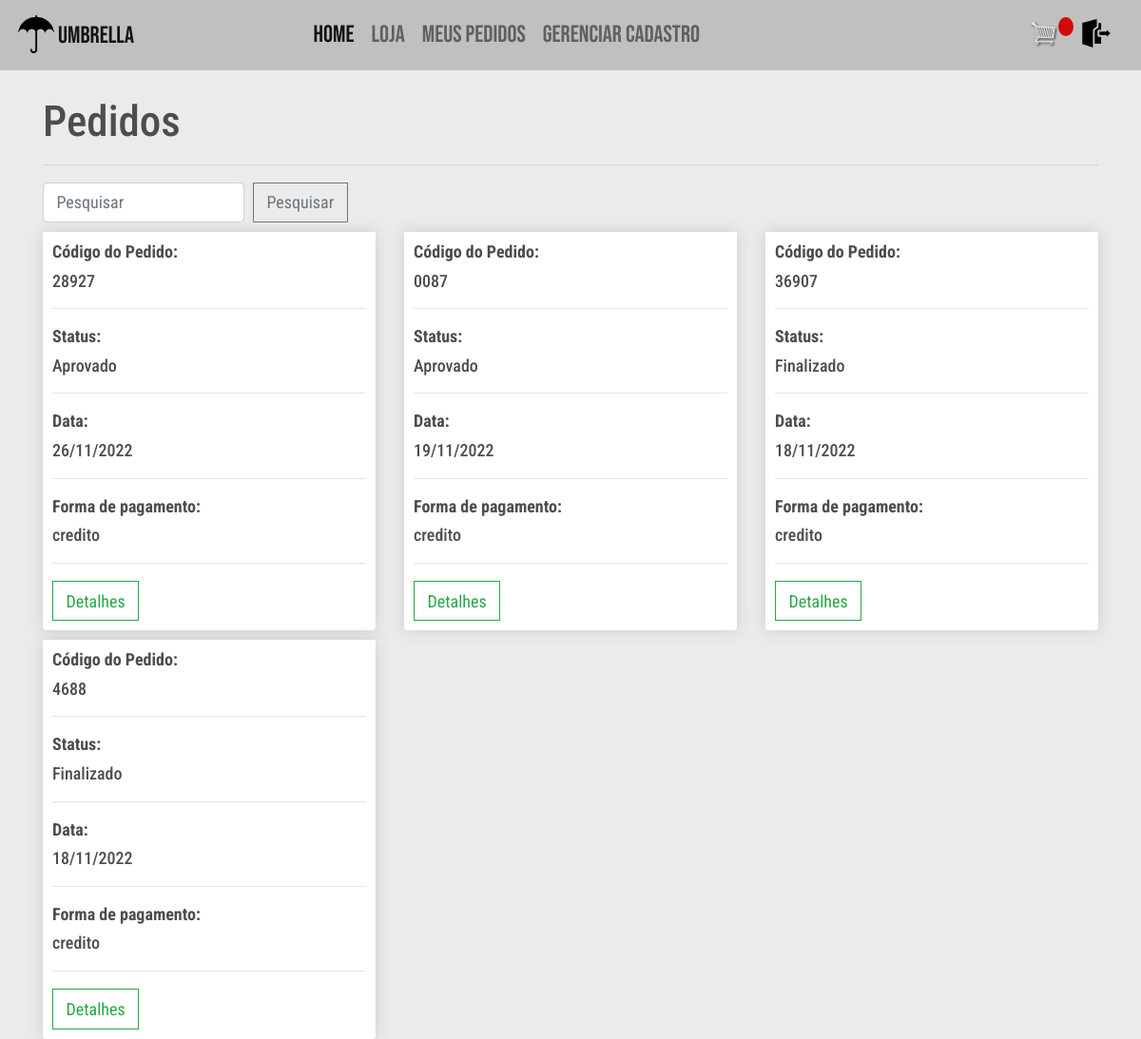
Before: /meus_pedidos/ (signed in) with the older database file.
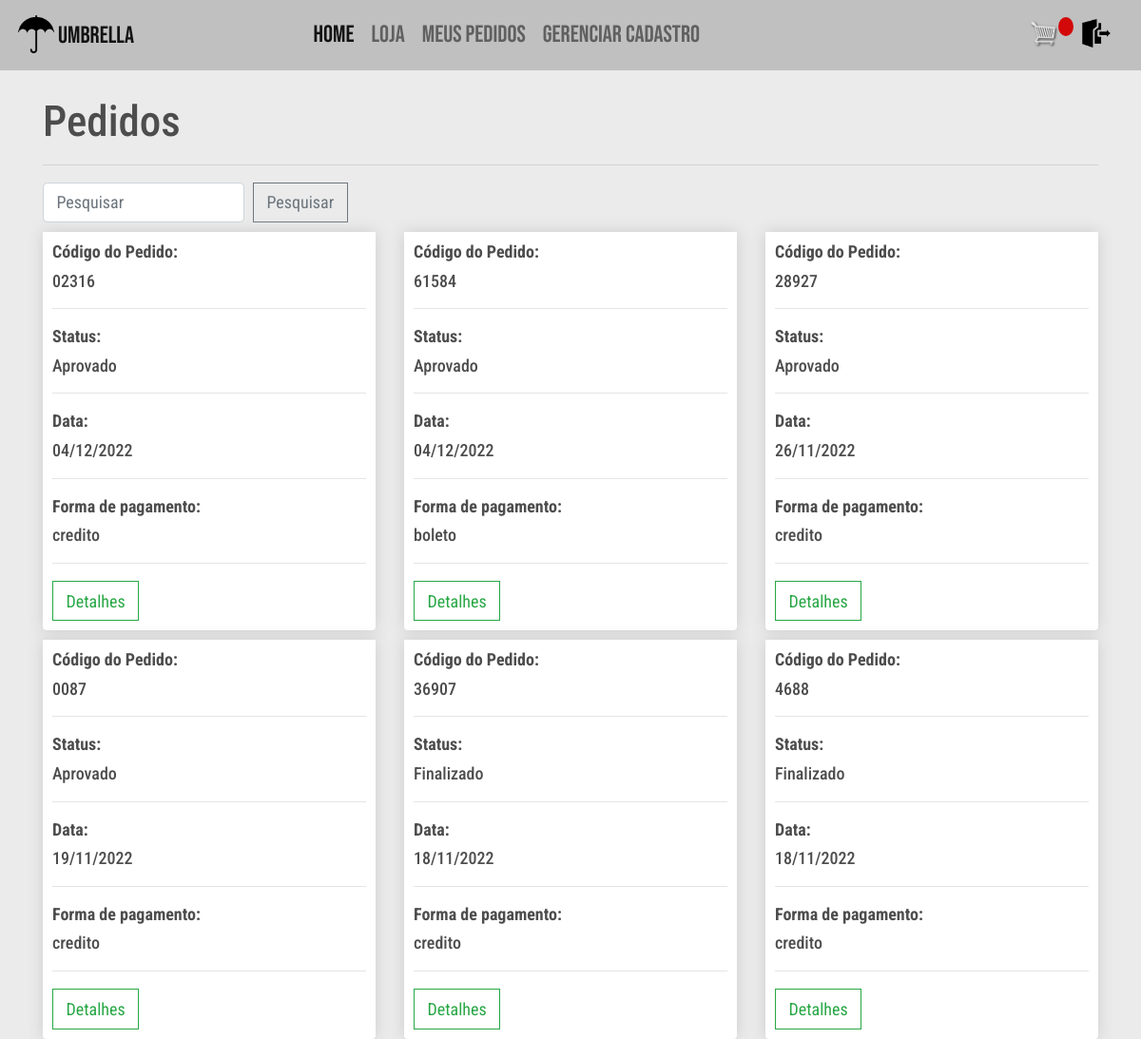
After: the same page with the newer database file.
### vendas/models.py (models this page shows, shortened)
class Pedido(models.Model):
    cod_pedido = models.CharField(
        _("código do pedido"), max_length=100, null=True)
    APROV_PEND = "aprovacao_pendente"
    APROVADO = "aprovado"
    ENVIADO = "enviado"
    FINALIZADO = "finalizado"
    CANCELADO = "cancelado"
    opcoes_status = [
        (APROV_PEND, "Aprovação pendente"),
        (APROVADO, "Aprovado"),
        (ENVIADO, "Enviado"),
        (FINALIZADO, "Finalizado"),
        (CANCELADO, "Cancelado")
    ]
    status = models.CharField(choices=opcoes_status,
                              max_length=50, null=True, blank=True, default=APROV_PEND)
    completo = models.BooleanField(default=False)
    data = models.DateTimeField(
        _("data do pedido"), default=timezone.now, null=True, blank=True)
    subtotal = models.FloatField(
        _("valor pré-desconto do pedido"), null=True, blank=True)
    total = models.FloatField(
        _("valor total do pedido"), null=True, blank=True)
    CREDITO = "credito"
    DEBITO = "debito"
    PIX = "pix"
    BOLETO = "boleto"
    opcoes_pagamento = [
        (CREDITO, "Credito"),
        (DEBITO, "Debito"),
        (PIX, "Pix"),
        (BOLETO, "Boleto"),
    ]
    metodo_de_pagamento = models.CharField(
        choices=opcoes_pagamento, max_length=200, null=True, blank=True)
    franquia = models.ForeignKey(Franquia, verbose_name=_(
        "franquia"), on_delete=models.SET_NULL, null=True, blank=True)
    loja = models.ForeignKey(Loja, verbose_name=_(
        "loja"), on_delete=models.SET_NULL, null=True, blank=True)
    revendedor = models.ForeignKey(Revendedor, verbose_name=_(
        "revendedor"), on_delete=models.SET_NULL, null=True, blank=True)

### vendas/views.py (the view, shortened to what this page needs)
# urls.py: path('meus_pedidos/', views.mostrarPedidos, name='meus_pedidos'),
@login_required
def mostrarPedidos(request):
    if request.user.tipo == User.REVENDEDOR:
        try:
            request.user.revendedor
        except:
            sweetify.error(
                request, 'Porfavor cadastre seus dados antes de fazer um pedido')
            return redirect('perfil')
        pedidos = Pedido.objects.filter(revendedor=request.user.revendedor).exclude(
            completo=False).order_by('-data')
    return render(request, "vendas/meus_pedidos.html", {'pedidos': pedidos})

### users/models.py (called while the page is built)
    def __str__(self):
        return self.email

### vendas/templates/vendas/meus_pedidos.html
{% extends 'vendas/base.html' %}
{% load static %}
{% block content %}
<h1>Pedidos</h1>
<hr>
	<form class="form-inline" action="{% url 'pesquisa_pedidos' %}" method="get">
		<input class="form-control mr-sm-2" name="q" type="search" placeholder="Pesquisar" aria-label="Pesquisar">
		<button class="btn btn-outline-secondary my-2 my-sm-0" type="submit">Pesquisar</button>
  	</form>
	<div class="row">
		{% if not pedidos %}
		<h2><strong>Nenhum pedido encontrado</strong></h2>
		{% else %}
			{% for pedido in pedidos %}
				<div class="col-lg-4">
					<div class="box-element product">
						<h6><strong>Código do Pedido:</strong></h6>
						<h6>{{pedido.cod_pedido}}</h6>
						<hr>
						<h6><strong>Status:</strong></h6>
						<h6>{{pedido.get_status_display}}</h6>
						<hr>
						<h6><strong>Data:</strong></h6>
						<h6>{{pedido.data|date:"d/m/Y" }}</h6>
						<hr>
						<h6><strong>Forma de pagamento:</strong></h6>
						<h6>{{pedido.metodo_de_pagamento}}</h6>
						<hr>
						<a class="btn btn-outline-success" href="{% url 'detalhe_pedido' pedido.id %}">Detalhes</a>
					</div>
				</div>
			{% endfor %}
		{% endif %}
	</div>
{% endblock content %}

Changed rows visible on the page:
now on this page (row edited): Pedido: cod_pedido "02316", status "Aprovado", data "04/12/2022", metodo_de_pagamento "credito"
now on this page (row edited): Pedido: cod_pedido "61584", status "Aprovado", data "04/12/2022", metodo_de_pagamento "boleto"
